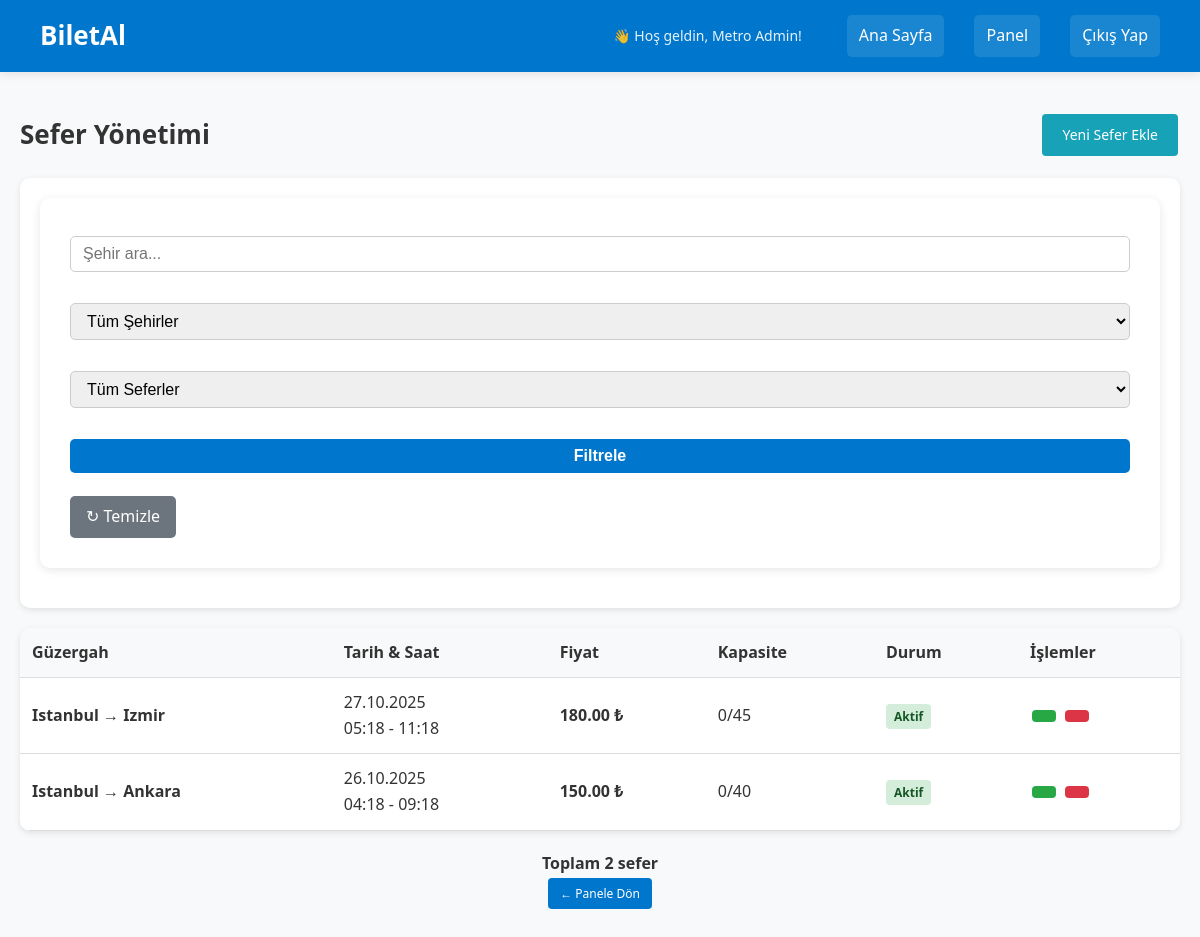
/company/manage_trips.php (signed in), run on the app's committed database.
### tables this page shows
CREATE TABLE trips (
    id INTEGER PRIMARY KEY AUTOINCREMENT,
    company_id INTEGER NOT NULL,
    departure_city TEXT NOT NULL,
    arrival_city TEXT NOT NULL,
    departure_time DATETIME NOT NULL,
    arrival_time DATETIME NOT NULL,
    price REAL NOT NULL,
    capacity INTEGER NOT NULL,
    created_at TIMESTAMP DEFAULT CURRENT_TIMESTAMP, status TEXT DEFAULT 'active' CHECK(status IN ('active','cancelled')), available_seats INTEGER DEFAULT 0,
    FOREIGN KEY (company_id) REFERENCES companies(id)
);

### company/manage_trips.php (the view, shortened to what this page needs)
<?php
require '../config.php';
$search = $_GET['search'] ?? '';
$where_conditions = ['t.company_id = :company_id'];
$params = [':company_id' => $_SESSION['company_id']];
$where_clause = 'WHERE ' . implode(' AND ', $where_conditions);
try {
    $stmt = $db->prepare("
        SELECT t.*,
               (SELECT COUNT(*) FROM tickets WHERE trip_id = t.id AND status = 'active') as sold_tickets,
               (SELECT COUNT(*) FROM tickets WHERE trip_id = t.id) as total_tickets,
               c.name as company_name
        FROM trips t
        LEFT JOIN companies c ON t.company_id = c.id
        $where_clause
        ORDER BY t.departure_time DESC
    ");
    $stmt->execute($params);
    $trips = $stmt->fetchAll();
} catch (Exception $e) {
    $error_message = "Seferler yüklenirken hata oluştu: " . $e->getMessage();
    $trips = [];
    $cities = [];
}
?>
<!DOCTYPE html>
<html lang="tr">
<head>
    <link rel="stylesheet" href="../style.css">
</head>
<body>
<header>
    <h1><a href="../index.php"> BiletAl</a></h1>
    <div class="nav-buttons">
        <span class="user-welcome">👋 Hoş geldin, <?= htmlspecialchars($_SESSION['full_name'] ?? $_SESSION['email']) ?>!</span>
        <a href="../index.php"> Ana Sayfa</a>
        <a href="company_panel.php"> Panel</a>
        <a href="../logout.php">Çıkış Yap</a>
    </div>
</header>
<div class="management-container">
    <div class="header-actions">
        <h1> Sefer Yönetimi</h1>
        <a href="../new_trip.php" class="btn btn-new"> Yeni Sefer Ekle</a>
    </div>
    <div class="filters">
        <form method="GET" class="filter-row">
            <input type="text" name="search" placeholder="Şehir ara..." value="<?= htmlspecialchars($search) ?>">
            <select name="city">
                <option value="">Tüm Şehirler</option>
            </select>
            <select name="status">
                <option value="">Tüm Seferler</option>
            </select>
            <button type="submit"> Filtrele</button>
            <a href="manage_trips.php" style="padding: 8px 16px; background: #6c757d; color: #fff; text-decoration: none; border-radius: 5px;">↻ Temizle</a>
        </form>
    </div>
    <div class="trips-table">
        <?php if (empty($trips)): ?>
            <div class="no-trips">
                <h3>😔 Sefer bulunamadı</h3>
                <p>Filtreleme kriterlerinize uygun sefer yok.</p>
                <a href="../new_trip.php" class="btn btn-new"> İlk Seferinizi Ekleyin</a>
            </div>
        <?php else: ?>
            <table>
                <thead>
                    <tr>
                        <th>Güzergah</th>
                        <th>Tarih & Saat</th>
                        <th>Fiyat</th>
                        <th>Kapasite</th>
                        <th>Durum</th>
                        <th>İşlemler</th>
                    </tr>
                </thead>
                <tbody>
                    <?php foreach ($trips as $trip):
                        $is_past = strtotime($trip['departure_time']) <= time();
                        $is_full = ($trip['capacity'] > 0) ? ($trip['sold_tickets'] >= $trip['capacity']) : false;
                        $is_cancelled = ($trip['status'] ?? 'active') === 'cancelled';
                        if ($is_cancelled) {
                            $status_class = 'status-cancelled';
                            $status_text = 'İptal Edildi';
                        } elseif ($is_past) {
                            $status_class = 'status-past';
                            $status_text = 'Geçmiş';
                        } elseif ($is_full) {
                            $status_class = 'status-active';
                            $status_text = 'Dolu';
                        } else {
                            $status_class = 'status-upcoming';
                            $status_text = 'Aktif';
                        }
                    ?>
                        <tr>
                            <td>
                                <strong><?= htmlspecialchars($trip['departure_city']) ?> → <?= htmlspecialchars($trip['arrival_city']) ?></strong>
                            </td>
                            <td>
                                <div> <?= date('d.m.Y', strtotime($trip['departure_time'])) ?></div>
                                <div> <?= date('H:i', strtotime($trip['departure_time'])) ?> - <?= date('H:i', strtotime($trip['arrival_time'])) ?></div>
                            </td>
                            <td>
                                <strong><?= number_format($trip['price'], 2) ?> ₺</strong>
                            </td>
                            <td>
                                <?php if ($is_cancelled): ?>
                                    <span style="color: #6c757d; text-decoration: line-through;">
                                         <?= $trip['total_tickets'] ?>/<?= $trip['capacity'] ?> (İptal)
                                    </span>
                                <?php else: ?>
                                    <span style="<?= $is_full ? 'color: #dc3545; font-weight: bold;' : '' ?>">
                                         <?= $trip['sold_tickets'] ?>/<?= $trip['capacity'] ?>
                                    </span>
                                <?php endif; ?>
                            </td>
                            <td>
                                <span class="status-badge <?= $status_class ?>"><?= $status_text ?></span>
                            </td>
                            <td>
                                <div class="trip-actions">
                                    <?php if ($is_cancelled): ?>
                                        <span class="btn btn-edit" style="opacity: 0.5; cursor: not-allowed;" title="İptal edilmiş sefer düzenlenemez"></span>
                                        <span class="btn btn-delete" style="opacity: 0.5; cursor: not-allowed;" title="İptal edilmiş sefer"></span>
                                    <?php else: ?>
                                        <a href="../edit_trip.php?id=<?= $trip['id'] ?>" class="btn btn-edit" title="Düzenle"></a>
                                        <?php if ($trip['sold_tickets'] == 0): ?>
                                            <a href="../delete_trip.php?id=<?= $trip['id'] ?>" class="btn btn-delete" title="Sil" onclick="return confirm('Bu seferi silmek istediğinizden emin misiniz?')"></a>
                                        <?php else: ?>
                                            <span class="btn btn-delete" style="opacity: 0.5; cursor: not-allowed;" title="Bilet satılmış, silinemez"></span>
                                        <?php endif; ?>
                                    <?php endif; ?>
                                </div>
                            </td>
                        </tr>
                    <?php endforeach; ?>
                </tbody>
            </table>
        <?php endif; ?>
    </div>
    <div style="margin-top: 20px; text-align: center;">
        <p><strong>Toplam <?= count($trips) ?> sefer</strong></p>
        <a href="company_panel.php" class="btn">← Panele Dön</a>
    </div>
</div>
</body>
</html>

### style.css (style rules this page uses)
* { margin: 0; padding: 0; box-sizing: border-box; }
body { font-family: 'Segoe UI', Tahoma, Geneva, Verdana, sans-serif; background-color: #f8f9fa; line-height: 1.6; color: #333; }
header { background: linear-gradient(135deg, #0077cc, #005fa3); padding: 15px 40px; display: flex; justify-content: space-between; align-items: center; color: white; box-shadow: 0 2px 10px rgba(0,0,0,0.1); }
header h1 { margin: 0; font-size: 26px; }
header h1 a { color: inherit; text-decoration: none; transition: opacity 0.3s; }
.nav-buttons { display: flex; align-items: center; gap: 15px; }
.nav-buttons a { color: white; text-decoration: none; padding: 8px 15px; border-radius: 5px; background: rgba(255,255,255,0.1); transition: background 0.3s; }
.user-welcome { font-size: 14px; opacity: 0.9; }
form { background: white; padding: 30px; border-radius: 10px; box-shadow: 0 2px 10px rgba(0,0,0,0.1); margin-bottom: 20px; }
form input, form select, form textarea, form button { width: 100%; padding: 12px; margin: 8px 0; border: 2px solid #ddd; border-radius: 5px; font-size: 16px; }
form button { background: #0077cc; color: white; border: none; cursor: pointer; font-weight: bold; transition: background 0.3s; }
.btn { display: inline-block; padding: 10px 20px; background: #0077cc; color: white; text-decoration: none; border-radius: 5px; border: none; cursor: pointer; font-size: 14px; transition: background 0.3s; }
table { width: 100%; border-collapse: collapse; background: white; border-radius: 10px; overflow: hidden; box-shadow: 0 2px 10px rgba(0,0,0,0.1); }
table th, table td { padding: 12px; text-align: left; border-bottom: 1px solid #ddd; }
table th { background: #f8f9fa; font-weight: bold; color: #333; }

### company/manage_trips.php (style rules this page uses)
.management-container { max-width: 1400px; margin: 20px auto; padding: 20px; }
.filters { background: #fff; padding: 20px; border-radius: 10px; box-shadow: 0 2px 6px rgba(0,0,0,0.1); margin-bottom: 20px; }
.filter-row { display: flex; gap: 15px; align-items: center; flex-wrap: wrap; }
.filter-row input, .filter-row select { padding: 8px 12px; border: 1px solid #ccc; border-radius: 5px; }
.filter-row button { padding: 8px 16px; background: #0077cc; color: #fff; border: none; border-radius: 5px; cursor: pointer; }
.trips-table { background: #fff; border-radius: 10px; box-shadow: 0 2px 6px rgba(0,0,0,0.1); overflow: hidden; }
table { width: 100%; border-collapse: collapse; }
th, td { padding: 12px; text-align: left; border-bottom: 1px solid #eee; }
th { background: #f8f9fa; font-weight: bold; }
.status-badge { padding: 4px 8px; border-radius: 4px; font-size: 12px; font-weight: bold; }
.status-upcoming { background: #d4edda; color: #155724; }
.btn { display: inline-block; padding: 6px 12px; background: #0077cc; color: #fff; text-decoration: none; border-radius: 4px; font-size: 12px; margin: 2px; }
.btn-edit { background: #28a745; }
.btn-delete { background: #dc3545; }
.btn-new { background: #17a2b8; padding: 10px 20px; font-size: 14px; }
header { background: #0077cc; padding: 15px 40px; display: flex; justify-content: space-between; align-items: center; color: #fff; }
h1 { margin: 0; font-size: 26px; }
h1 a { color: inherit; text-decoration: none; }
.nav-buttons a { color: #fff; text-decoration: none; margin-left: 15px; padding: 8px 12px; border-radius: 5px; background: rgba(255,255,255,0.1); }
.user-welcome { margin-right: 15px; }
.header-actions { display: flex; justify-content: space-between; align-items: center; margin-bottom: 20px; }
.trip-actions { display: flex; gap: 5px; }

### data on the page
trips: departure_city "Istanbul", arrival_city "Izmir", departure_time "27.10.2025", departure_time "05:18", arrival_time "11:18", price "180.00", sold_tickets "0", capacity "45", status_text "Aktif"
trips: departure_city "Istanbul", arrival_city "Ankara", departure_time "26.10.2025", departure_time "04:18", arrival_time "09:18", price "150.00", sold_tickets "0", capacity "40", status_text "Aktif"

### other printed values
$_SESSION['full_name'] "Metro Admin"
count($trips) "2"
